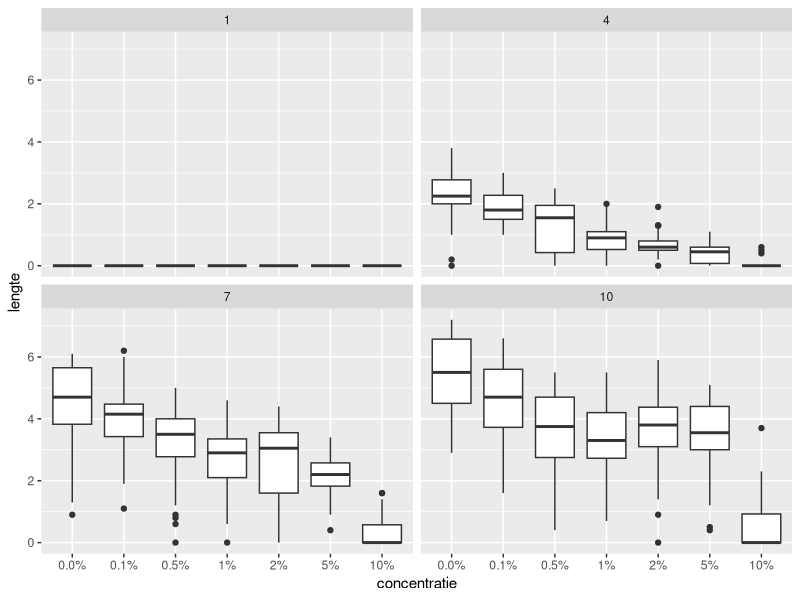
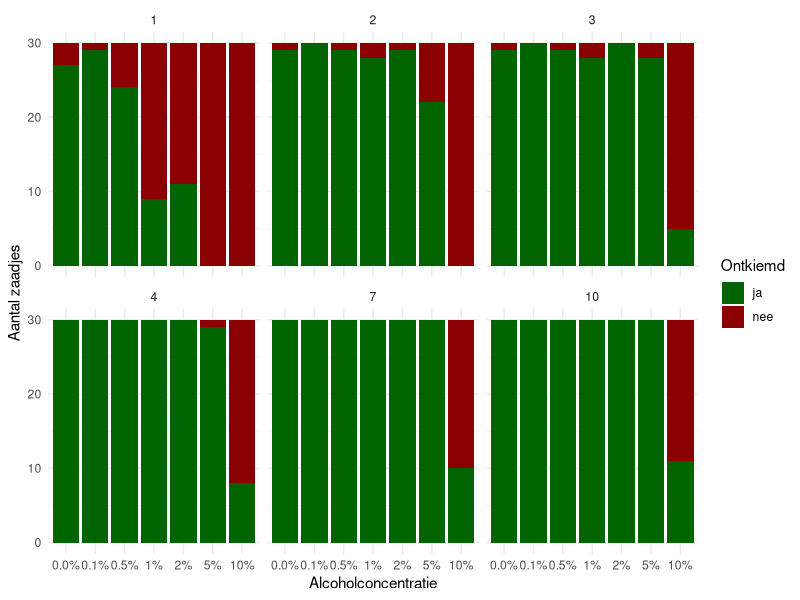
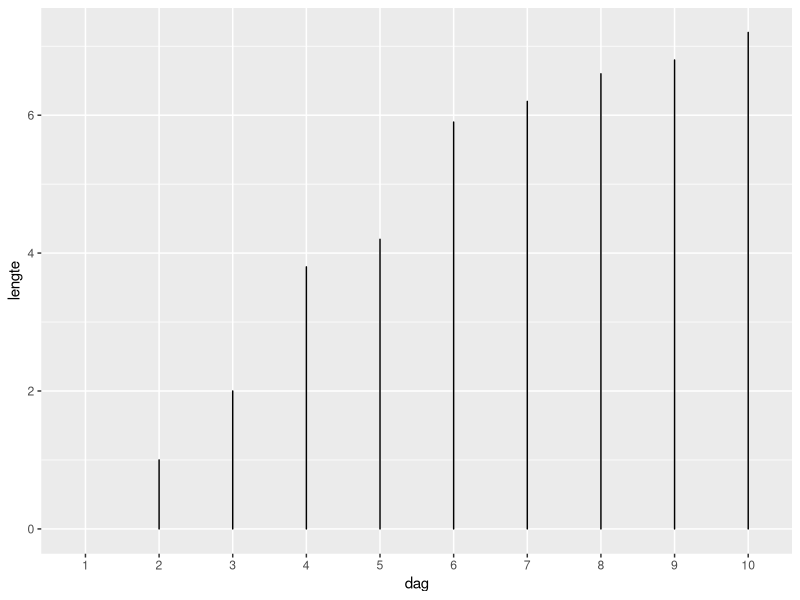
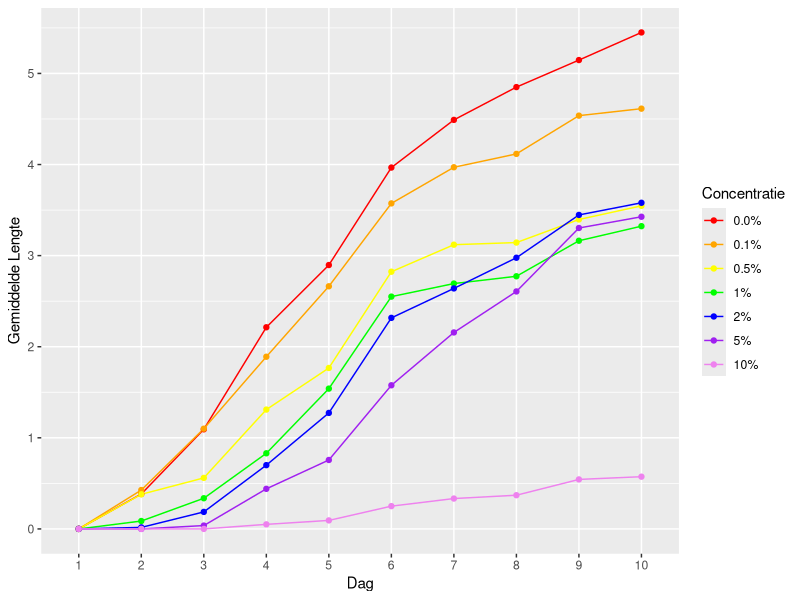

These figures' R source, in order:
library("ggplot2")
library(dplyr)
library("tidyverse")
setwd("/homes/fkinds/Alcoholishe-tuinkers/raw_data")

df <- read.csv("tuinkers-rawww.csv")
df$concentratie <- factor(df$concentratie, levels = c("0.0%", "0.1%", "0.5%", "1%", "2%", "5%", "10%"), ordered = TRUE)
df$dag <- factor(df$dag)


df_day1 <- df[df$dag == 1 | df$dag == 4 | df$dag == 7 | df$dag == 10, ]
df_day2 <- df[df$dag == 1 | df$dag == 2 | df$dag == 3 | df$dag == 4 | df$dag == 7 | df$dag == 10, ]
df_day10 <- df[df$dag == 10, ]


ggplot(df_day1, aes(x = concentratie, y = lengte)) +
  geom_boxplot() + 
  facet_wrap(~ dag)

model <- aov(lengte ~ concentratie, data = df_day10)
summary(model)

shapiro.test(residuals(model))
TukeyHSD(model)



df_day10$concentratie <- factor(df_day10$concentratie)
df_day10$ontkiemd <- factor(df_day10$ontkiemd,
                            levels = c("nee", "ja"))

model <- glm(ontkiemd ~ concentratie,
             family = binomial,
             data = df_day10)

summary(model)


data_samenvatting <- df_day2 %>%
  group_by(dag, concentratie, ontkiemd) %>%
  summarise(aantal = n(), .groups = "drop")

data_samenvatting$ontkiemd <- factor(data_samenvatting$ontkiemd,
                                     levels = c("ja", "nee"),
                                     ordered = TRUE)

ggplot(data_samenvatting, aes(x = concentratie, y = aantal, fill = ontkiemd)) +
  geom_bar(stat = "identity", position = position_stack(reverse = TRUE)) +
  scale_fill_manual(values = c("ja"= "darkgreen", "nee"="darkred"))+
  labs(
    x = "Alcoholconcentratie",
    y = "Aantal zaadjes",
    fill = "Ontkiemd"
  ) +
  theme_minimal()+
  facet_wrap(~ dag)


ggplot(df, aes(x = dag, y = lengte)) +
  geom_line()

df_mean <- df %>%
  group_by(dag, concentratie) %>%
  summarise(mean_lengte = mean(lengte, na.rm = TRUE))


ggplot(df_mean, aes(x = dag, y = mean_lengte, group = concentratie, color = factor(concentratie))) +
  geom_line() +
  geom_point() +
  scale_y_continuous(breaks = c(0, 1, 2, 3, 4, 5, 6)) +
  scale_color_manual(values = c("0.0%" = "red", "0.1%" = "orange", "0.5%" = "yellow", "1%" = "green", "2%" = "blue", "5%" = "purple", "10%" = "violet")) +
  labs(x = "Dag", y = "Gemiddelde Lengte", color = "Concentratie")
